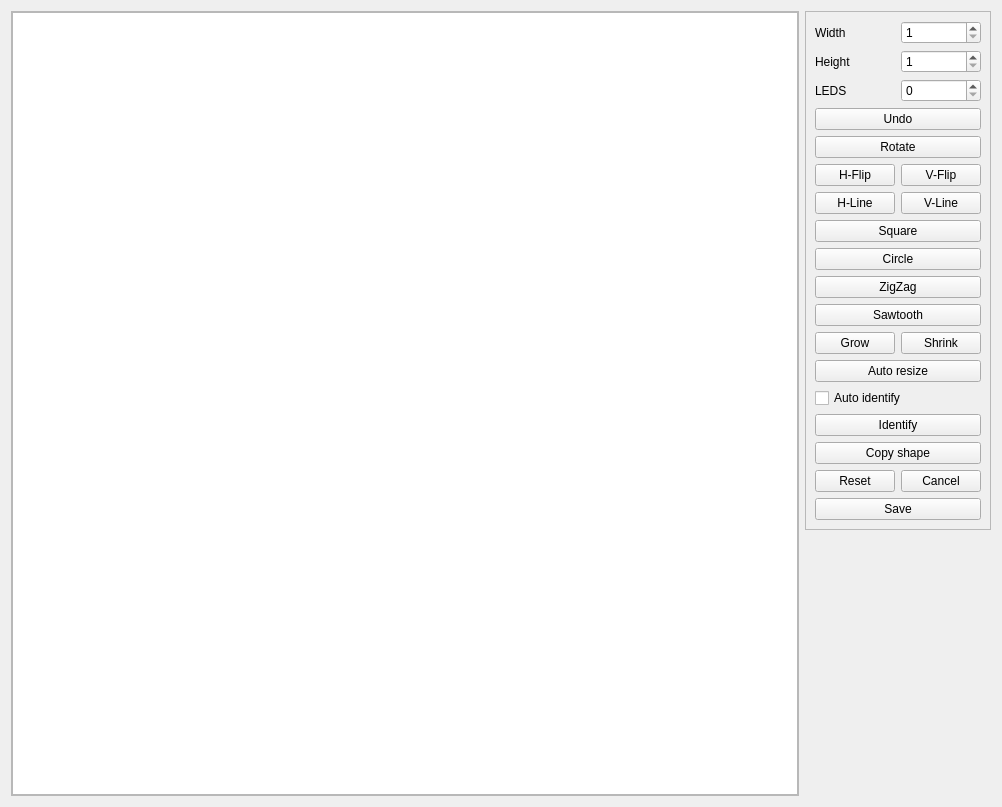
<?xml version="1.0" encoding="UTF-8"?>
<ui version="4.0">
 <class>WidgetEditor</class>
 <widget class="QWidget" name="WidgetEditor">
  <property name="geometry">
   <rect>
    <x>0</x>
    <y>0</y>
    <width>1002</width>
    <height>807</height>
   </rect>
  </property>
  <property name="sizePolicy">
   <sizepolicy hsizetype="Preferred" vsizetype="Preferred">
    <horstretch>0</horstretch>
    <verstretch>0</verstretch>
   </sizepolicy>
  </property>
  <property name="minimumSize">
   <size>
    <width>0</width>
    <height>0</height>
   </size>
  </property>
  <property name="windowTitle">
   <string>Form</string>
  </property>
  <layout class="QGridLayout" name="gridLayout" columnstretch="1,0">
   <item row="3" column="1">
    <spacer name="verticalSpacer">
     <property name="orientation">
      <enum>Qt::Vertical</enum>
     </property>
     <property name="sizeHint" stdset="0">
      <size>
       <width>20</width>
       <height>40</height>
      </size>
     </property>
    </spacer>
   </item>
   <item row="1" column="1">
    <widget class="QFrame" name="actionFrame">
     <property name="frameShape">
      <enum>QFrame::StyledPanel</enum>
     </property>
     <property name="frameShadow">
      <enum>QFrame::Sunken</enum>
     </property>
     <layout class="QGridLayout" name="gridLayout_2" columnstretch="1,1">
      <item row="10" column="0" colspan="2">
       <widget class="QPushButton" name="square_button">
        <property name="text">
         <string>Square</string>
        </property>
       </widget>
      </item>
      <item row="28" column="0" colspan="2">
       <widget class="QPushButton" name="save_button">
        <property name="text">
         <string>Save</string>
        </property>
       </widget>
      </item>
      <item row="2" column="1">
       <widget class="QSpinBox" name="led_count">
        <property name="maximum">
         <number>1024</number>
        </property>
       </widget>
      </item>
      <item row="8" column="1">
       <widget class="QPushButton" name="v_line_button">
        <property name="text">
         <string>V-Line</string>
        </property>
       </widget>
      </item>
      <item row="6" column="0">
       <widget class="QPushButton" name="h_flip_button">
        <property name="text">
         <string>H-Flip</string>
        </property>
       </widget>
      </item>
      <item row="27" column="1">
       <widget class="QPushButton" name="cancel_button">
        <property name="text">
         <string>Cancel</string>
        </property>
       </widget>
      </item>
      <item row="14" column="1">
       <widget class="QPushButton" name="shrink_button">
        <property name="text">
         <string>Shrink</string>
        </property>
       </widget>
      </item>
      <item row="27" column="0">
       <widget class="QPushButton" name="reset_button">
        <property name="text">
         <string>Reset</string>
        </property>
       </widget>
      </item>
      <item row="6" column="1">
       <widget class="QPushButton" name="v_flip_button">
        <property name="text">
         <string>V-Flip</string>
        </property>
       </widget>
      </item>
      <item row="0" column="0">
       <widget class="QLabel" name="width">
        <property name="text">
         <string>Width</string>
        </property>
       </widget>
      </item>
      <item row="17" column="0" colspan="2">
       <widget class="QCheckBox" name="auto_identify">
        <property name="text">
         <string>Auto identify</string>
        </property>
       </widget>
      </item>
      <item row="12" column="0" colspan="2">
       <widget class="QPushButton" name="zigzag_button">
        <property name="text">
         <string>ZigZag</string>
        </property>
       </widget>
      </item>
      <item row="14" column="0">
       <widget class="QPushButton" name="grow_button">
        <property name="text">
         <string>Grow</string>
        </property>
       </widget>
      </item>
      <item row="13" column="0" colspan="2">
       <widget class="QPushButton" name="sawtooth_button">
        <property name="text">
         <string>Sawtooth</string>
        </property>
       </widget>
      </item>
      <item row="5" column="0" colspan="2">
       <widget class="QPushButton" name="rotate_button">
        <property name="text">
         <string>Rotate</string>
        </property>
       </widget>
      </item>
      <item row="0" column="1">
       <widget class="QSpinBox" name="w_spinBox">
        <property name="minimum">
         <number>1</number>
        </property>
        <property name="maximum">
         <number>1024</number>
        </property>
       </widget>
      </item>
      <item row="15" column="0" colspan="2">
       <widget class="QPushButton" name="auto_resize_button">
        <property name="text">
         <string>Auto resize</string>
        </property>
       </widget>
      </item>
      <item row="4" column="0" colspan="2">
       <widget class="QPushButton" name="undo_button">
        <property name="text">
         <string>Undo</string>
        </property>
       </widget>
      </item>
      <item row="18" column="0" colspan="2">
       <widget class="QPushButton" name="identify_button">
        <property name="text">
         <string>Identify</string>
        </property>
       </widget>
      </item>
      <item row="8" column="0">
       <widget class="QPushButton" name="h_line_button">
        <property name="text">
         <string>H-Line</string>
        </property>
       </widget>
      </item>
      <item row="11" column="0" colspan="2">
       <widget class="QPushButton" name="circle_button">
        <property name="text">
         <string>Circle</string>
        </property>
       </widget>
      </item>
      <item row="26" column="0" colspan="2">
       <widget class="QPushButton" name="copy_shape_button">
        <property name="text">
         <string>Copy shape</string>
        </property>
       </widget>
      </item>
      <item row="1" column="1">
       <widget class="QSpinBox" name="h_spinBox">
        <property name="minimum">
         <number>1</number>
        </property>
        <property name="maximum">
         <number>1024</number>
        </property>
       </widget>
      </item>
      <item row="1" column="0">
       <widget class="QLabel" name="height">
        <property name="text">
         <string>Height</string>
        </property>
       </widget>
      </item>
      <item row="2" column="0">
       <widget class="QLabel" name="leds_count">
        <property name="text">
         <string>LEDS</string>
        </property>
       </widget>
      </item>
     </layout>
    </widget>
   </item>
   <item row="1" column="0" rowspan="3">
    <widget class="QFrame" name="gridFrame">
     <property name="sizePolicy">
      <sizepolicy hsizetype="Preferred" vsizetype="Preferred">
       <horstretch>0</horstretch>
       <verstretch>0</verstretch>
      </sizepolicy>
     </property>
     <property name="minimumSize">
      <size>
       <width>0</width>
       <height>0</height>
      </size>
     </property>
     <property name="frameShape">
      <enum>QFrame::StyledPanel</enum>
     </property>
     <property name="frameShadow">
      <enum>QFrame::Raised</enum>
     </property>
     <layout class="QGridLayout" name="gridLayout_3">
      <property name="leftMargin">
       <number>0</number>
      </property>
      <property name="topMargin">
       <number>0</number>
      </property>
      <property name="rightMargin">
       <number>0</number>
      </property>
      <property name="bottomMargin">
       <number>0</number>
      </property>
      <property name="spacing">
       <number>0</number>
      </property>
      <item row="0" column="0">
       <widget class="EditorGrid" name="grid">
        <property name="sizePolicy">
         <sizepolicy hsizetype="Preferred" vsizetype="Preferred">
          <horstretch>0</horstretch>
          <verstretch>0</verstretch>
         </sizepolicy>
        </property>
        <property name="minimumSize">
         <size>
          <width>500</width>
          <height>100</height>
         </size>
        </property>
       </widget>
      </item>
     </layout>
    </widget>
   </item>
  </layout>
 </widget>
 <customwidgets>
  <customwidget>
   <class>EditorGrid</class>
   <extends>QGraphicsView</extends>
   <header location="global">EditorGrid.h</header>
  </customwidget>
 </customwidgets>
 <tabstops>
  <tabstop>w_spinBox</tabstop>
  <tabstop>h_spinBox</tabstop>
  <tabstop>led_count</tabstop>
  <tabstop>undo_button</tabstop>
  <tabstop>rotate_button</tabstop>
  <tabstop>h_flip_button</tabstop>
  <tabstop>v_flip_button</tabstop>
  <tabstop>h_line_button</tabstop>
  <tabstop>v_line_button</tabstop>
  <tabstop>square_button</tabstop>
  <tabstop>circle_button</tabstop>
  <tabstop>zigzag_button</tabstop>
  <tabstop>sawtooth_button</tabstop>
  <tabstop>grow_button</tabstop>
  <tabstop>shrink_button</tabstop>
  <tabstop>auto_resize_button</tabstop>
  <tabstop>auto_identify</tabstop>
  <tabstop>identify_button</tabstop>
  <tabstop>copy_shape_button</tabstop>
  <tabstop>reset_button</tabstop>
  <tabstop>cancel_button</tabstop>
  <tabstop>save_button</tabstop>
  <tabstop>grid</tabstop>
 </tabstops>
 <resources/>
 <connections/>
</ui>
